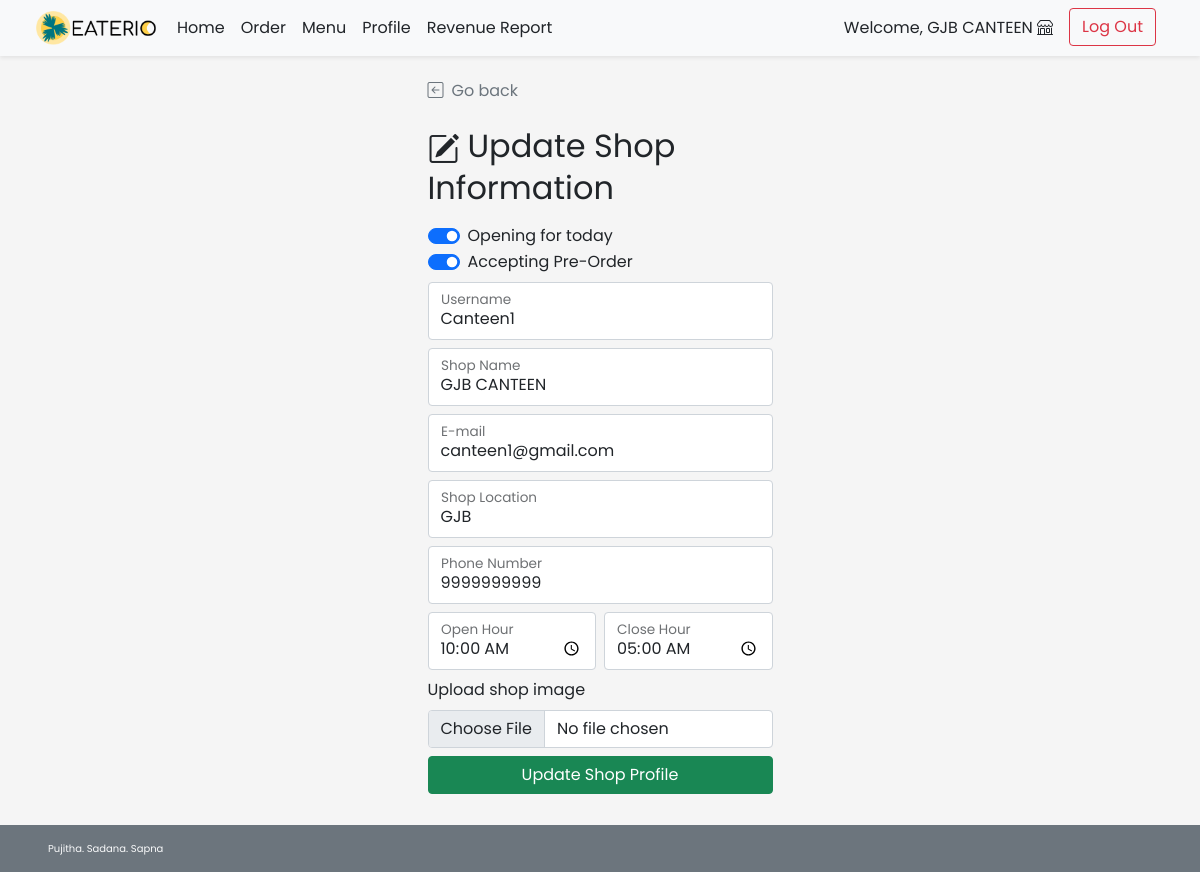
/shop/shop_profile_edit.php (signed in), run on an earlier commit of the app's database.
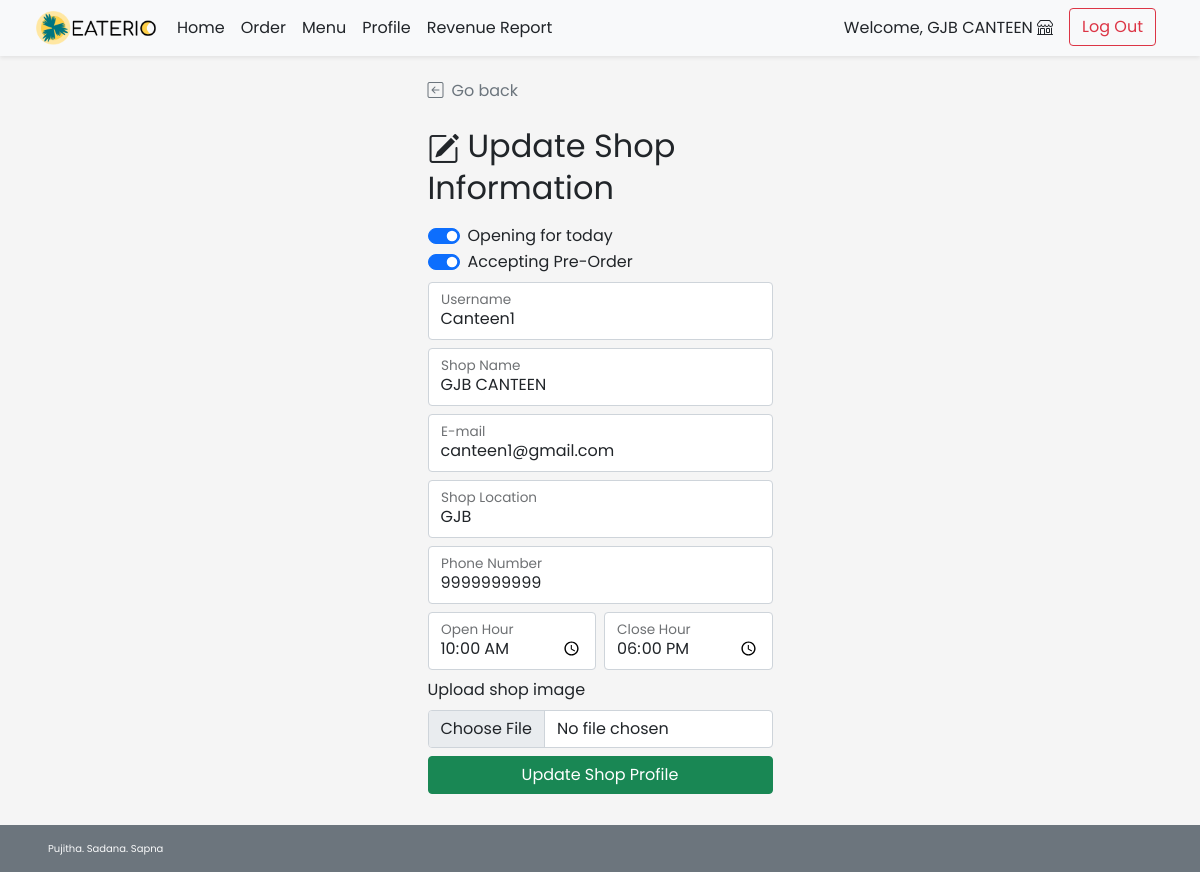
And on a later commit of the database.
### tables this page shows
CREATE TABLE `shop` (
  `s_id` int(11) NOT NULL,
  `s_username` varchar(45) NOT NULL,
  `s_pwd` varchar(45) NOT NULL,
  `s_name` varchar(45) NOT NULL,
  `s_location` varchar(100) NOT NULL,
  `s_openhour` time NOT NULL,
  `s_closehour` time NOT NULL,
  `s_status` tinyint(4) NOT NULL DEFAULT 1 COMMENT 'shop ready for taking orders or not(1 for open, 0 for close)\r\n',
  `s_preorderstatus` tinyint(4) NOT NULL DEFAULT 1 COMMENT 'shop is ready for preorder or not',
  `s_email` varchar(45) NOT NULL,
  `s_phoneno` varchar(10) NOT NULL,
  `s_pic` text DEFAULT NULL
);

### shop/shop_profile_edit.php (the view, shortened to what this page needs)
<!DOCTYPE html>
<html lang="en">
<head>
    <?php
        include("../conn_db.php");
        $s_id = $_SESSION["sid"];
        include('../head.php');
    ?>
    <link href="../css/main.css" rel="stylesheet">
    <link href="../css/login.css" rel="stylesheet">
</head>
<body class="d-flex flex-column h-100">
    <?php include('nav_header_shop.php')?>
    <div class="container form-signin mt-auto w-50">
        <a class="nav nav-item text-decoration-none text-muted" href="#" onclick="history.back();">
            <i class="bi bi-arrow-left-square me-2"></i>Go back
        </a>
        <?php
            $query = "SELECT s_username,s_name,s_location,s_openhour,s_closehour,s_status,s_preorderstatus,s_email,s_phoneno FROM shop WHERE s_id = {$s_id} LIMIT 0,1";
            $result = $mysqli ->query($query);
            $row = $result -> fetch_array();
        ?>
        <form method="POST" action="shop_profile_edit.php" class="form-floating" enctype="multipart/form-data">
            <h2 class="mt-4 mb-3 fw-normal text-bold"><i class="bi bi-pencil-square me-2"></i>Update Shop Information</h2>
            <div class="form-check form-switch">
                <input class="form-check-input" type="checkbox" id="shopstatus"
                name="s_status" <?php if($row["s_status"]){echo "checked";} ?>>
                <label class="form-check-label" for="shopstatus">Opening for today</label>
            </div>
            <div class="form-check form-switch mb-2">
                <input class="form-check-input" type="checkbox" id="shoppreorderstatus" name="s_preorderstatus" <?php if($row["s_preorderstatus"]){echo "checked";} ?>>
                <label class="form-check-label" for="shoppreorderstatus">Accepting Pre-Order</label>
            </div>
            <div class="form-floating mb-2">
                <input type="text" class="form-control" id="shopusername" placeholder="Username" name="s_username"
                value="<?php echo $row["s_username"];?>" required>
                <label for="shopname">Username</label>
            </div>
            <div class="form-floating mb-2">
                <input type="text" class="form-control" id="shopname" placeholder="Shop Name" value="<?php echo $row["s_name"];?>" name="s_name" required>
                <label for="shopname">Shop Name</label>
            </div>
            <div class="form-floating mb-2">
                <input type="email" class="form-control" id="email" placeholder="E-mail" name="s_email" value="<?php echo $row["s_email"];?>" required>
                <label for="email">E-mail</label>
            </div>
            <div class="form-floating mb-2">
                <input type="text" class="form-control" id="shoplocation" placeholder="Location" value="<?php echo $row["s_location"];?>" name="s_location" required>
                <label for="shoplocation">Shop Location</label>
            </div>
            <div class="form-floating mb-2">
                <input type="text" class="form-control" id="shopphoneno" placeholder="Phone Number" value="<?php echo $row["s_phoneno"];?>" name="s_phoneno" required>
                <label for="shopphoneno">Phone Number</label>
            </div>
            <div class="row row-cols-2 g-2 mb-2">
                <div class="col">
                    <div class="form-floating">
                        <input type="time" class="form-control" id="shopopenhour" placeholder="Open Hour" value="<?php echo $row["s_openhour"];?>" name="s_openhour" required>
                        <label for="shopopenhour">Open Hour</label>
                    </div>
                </div>
                <div class="col">
                    <div class="form-floating">
                        <input type="time" class="form-control" id="shopclosehour" placeholder="Close Hour" value="<?php echo $row["s_closehour"];?>" name="s_closehour" required>
                        <label for="shopopenhour">Close Hour</label>
                    </div>
                </div>
            </div>
            <div class="mb-2">
                <label for="formFile" class="form-label">Upload shop image</label>
                <input class="form-control" type="file" id="s_pic" name="s_pic" accept="image/*">
            </div>
            <button class="w-100 btn btn-success mb-3" name="upd_confirm" type="submit">Update Shop Profile</button>
        </form>
    </div>
    <footer
    class="footer d-flex flex-wrap justify-content-between align-items-center px-5 py-3 mt-auto bg-secondary text-light">
        <span class="xsmall-font">Pujitha. Sadana. Sapna</span></span>
    </footer>
</body>
</html>

What changed in the data, as far as the page shows it:
changed shop "Canteen1": s_closehour "05:00:00" → "18:00:00"
